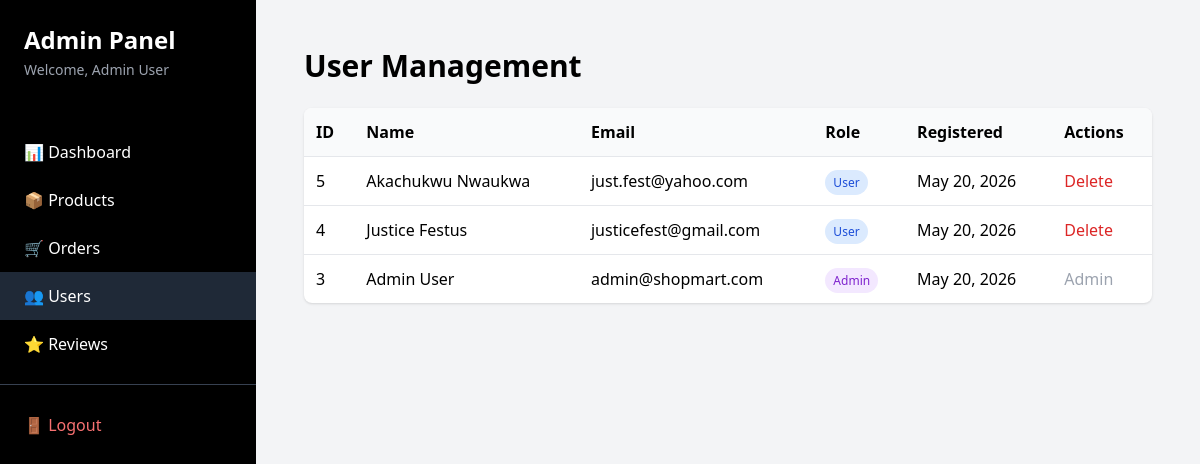
/admin/users.php (signed in), run on the app's committed database.
### tables this page shows
CREATE TABLE `users` (
  `id` int(11) NOT NULL,
  `first_name` varchar(50) NOT NULL,
  `last_name` varchar(50) NOT NULL,
  `email` varchar(100) NOT NULL,
  `password` varchar(255) NOT NULL,
  `phone` varchar(20) DEFAULT NULL,
  `address` text DEFAULT NULL,
  `city` varchar(50) DEFAULT NULL,
  `zip_code` varchar(20) DEFAULT NULL,
  `created_at` timestamp NOT NULL DEFAULT current_timestamp(),
  `updated_at` timestamp NOT NULL DEFAULT current_timestamp() ON UPDATE current_timestamp(),
  `role` enum('user','admin') DEFAULT 'user'
);

### includes/db.php (called while the page is built, shortened)
<?php
$host = 'localhost';
$user = 'root';
$password = '';
$database = 'ecommerce';
$conn = mysqli_connect($host, $user, $password, $database);
function query($sql, $params = [], $types = "") {
    global $conn;
    $stmt = mysqli_prepare($conn, $sql);
    mysqli_stmt_execute($stmt);
    return $stmt;
}
function all($stmt) {
    $result = mysqli_stmt_get_result($stmt);
    $rows = [];
    while ($row = mysqli_fetch_assoc($result)) {
        $rows[] = $row;
    }
    return $rows;
}
?>

### admin/users.php (the view, shortened to what this page needs)
<?php
require_once '../includes/db.php';
include 'includes/admin-header.php';
$stmt = query("SELECT * FROM users ORDER BY created_at DESC");
$users = all($stmt);
?>
<div class="p-6">
    <h1 class="text-3xl font-bold mb-6">User Management</h1>
    <div class="bg-white rounded-lg shadow overflow-hidden">
        <table class="w-full">
            <thead class="bg-gray-50">
                <tr class="text-left">
                    <th class="p-3">ID</th>
                    <th class="p-3">Name</th>
                    <th class="p-3">Email</th>
                    <th class="p-3">Role</th>
                    <th class="p-3">Registered</th>
                    <th class="p-3">Actions</th>
                 </tr>
            </thead>
            <tbody>
                <?php foreach($users as $user): ?>
                <tr class="border-t">
                    <td class="p-3"><?php echo $user['id']; ?></td>
                    <td class="p-3"><?php echo $user['first_name'] . ' ' . $user['last_name']; ?></td>
                    <td class="p-3"><?php echo $user['email']; ?></td>
                    <td class="p-3">
                        <span class="px-2 py-1 rounded-full text-xs <?php echo $user['role'] == 'admin' ? 'bg-purple-100 text-purple-700' : 'bg-blue-100 text-blue-700'; ?>">
                            <?php echo ucfirst($user['role']); ?>
                        </span>
                    </td>
                    <td class="p-3"><?php echo date('M d, Y', strtotime($user['created_at'])); ?></td>
                    <td class="p-3">
                        <?php if($user['role'] != 'admin'): ?>
                            <a href="?delete=<?php echo $user['id']; ?>" class="text-red-600 hover:underline" onclick="return confirm('Delete this user?')">Delete</a>
                        <?php else: ?>
                            <span class="text-gray-400">Admin</span>
                        <?php endif; ?>
                    </td>
                 </tr>
                <?php endforeach; ?>
            </tbody>
        </table>
    </div>
</div>
<?php include 'includes/admin-footer.php'; ?>

### data on the page
users: id "5", first_name "Akachukwu", last_name "Nwaukwa", email "just.fest@yahoo.com", role "User", created_at "May 20, 2026"
users: id "4", first_name "Justice", last_name "Festus", email "justicefest@gmail.com", role "User", created_at "May 20, 2026"
users: id "3", first_name "Admin", last_name "User", email "admin@shopmart.com", role "Admin", created_at "May 20, 2026"

### other printed values
$_SESSION['user_name'] "Admin User"
